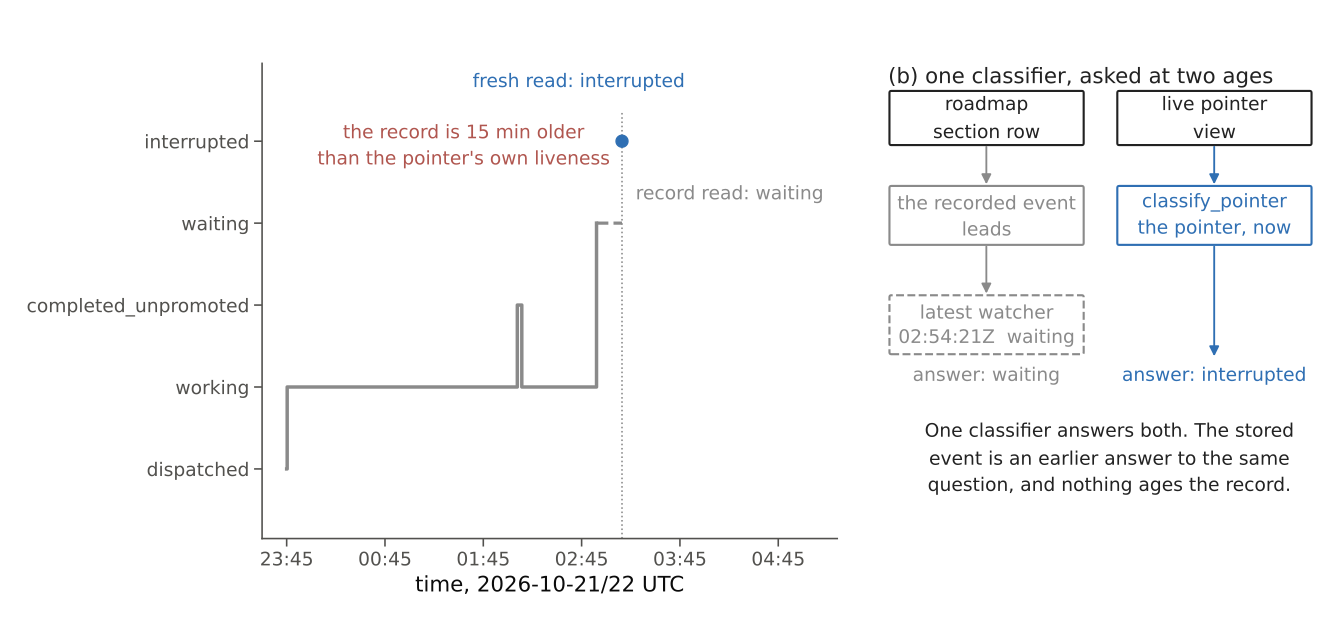

Write the Python code that produced this figure.
"""Draw the recorded run state beside the two readers that disagree over it.

Left panel: the watcher events one interrupted run of the power_convertor mount
recorded between dispatch and the measurement, as a step line, with the two
answers a reader could take at the measurement instant marked on it — waiting
from the stored event, interrupted from the classifier asked the pointer now.

Right panel: why the two answers differ. Both call sites reach the same
classifier; the roadmap-side one asks a recorded event first, and that event was
written fifteen minutes before the measurement, so an earlier answer to the same
question outranks a fresh one.

The save refuses to write a figure whose labels leave the canvas, collide, or
sit on a plotted line.

Run: python docs/figures/a-project-reads-as-one-picture/
     work-in-flight-sits-on-its-section/section_row_readers.py
"""

from __future__ import annotations

from datetime import datetime, timedelta
from pathlib import Path

import matplotlib.pyplot as plt
from matplotlib.patches import FancyArrowPatch, FancyBboxPatch
from matplotlib.text import Text

plt.style.use("data-ink")

RECORDED = "#8a8a8a"  # the stored event, and the state it carries
FRESH = "#2f6fb3"  # the classifier asked the pointer now
STALE = "#b0564f"  # the answer that disagrees
INK = "#222222"

DISPATCH = datetime(2026, 10, 21, 23, 45, 15)
TRANSITIONS = (
    (datetime(2026, 10, 21, 23, 45, 15), "dispatched"),
    (datetime(2026, 10, 21, 23, 45, 34), "working"),
    (datetime(2026, 10, 22, 2, 6, 1), "completed_unpromoted"),
    (datetime(2026, 10, 22, 2, 8, 45), "working"),
    (datetime(2026, 10, 22, 2, 54, 21), "waiting"),
)
MEASURED = datetime(2026, 10, 22, 3, 9, 54)

STATES = ("dispatched", "working", "completed_unpromoted", "waiting", "interrupted")

FIG_W, FIG_H = 14.0, 6.6

# Plotted polylines in data coordinates, so a label over one can be refused.
DATA_LINES: list[tuple] = []


def _hours(moment: datetime) -> float:
    return (moment - DISPATCH).total_seconds() / 3600.0


def _samples(vertices, per_segment: int = 24):
    points = []
    for (x0, y0), (x1, y1) in zip(vertices, vertices[1:]):
        for step in range(per_segment + 1):
            fraction = step / per_segment
            points.append((x0 + (x1 - x0) * fraction, y0 + (y1 - y0) * fraction))
    return points


def _check(fig, axis) -> None:
    """Refuse to write unless every label is on the canvas, clear of the others,
    and clear of the plotted lines."""
    fig.canvas.draw()
    renderer = fig.canvas.get_renderer()
    canvas = fig.bbox
    boxes = []
    for text in fig.findobj(Text):
        if not text.get_visible() or not text.get_text().strip():
            continue
        box = text.get_window_extent(renderer=renderer)
        if (
            box.x0 < canvas.x0 - 1
            or box.y0 < canvas.y0 - 1
            or box.x1 > canvas.x1 + 1
            or box.y1 > canvas.y1 + 1
        ):
            raise SystemExit(f"label outside the canvas: {text.get_text()!r}")
        boxes.append((box, text.get_text()))
    for index, (first, first_text) in enumerate(boxes):
        for second, second_text in boxes[index + 1 :]:
            if first.overlaps(second):
                raise SystemExit(f"labels overlap: {first_text!r} / {second_text!r}")

    transform = axis.transData.transform
    for vertices in DATA_LINES:
        for x, y in _samples(vertices):
            point = transform((x, y))
            for box, text in boxes:
                if box.contains(*point):
                    raise SystemExit(f"label sits on the plotted line: {text!r}")
    for x, y in DATA_MARKERS:
        point = transform((x, y))
        for box, text in boxes:
            if box.contains(*point):
                raise SystemExit(f"label covers a plotted point: {text!r}")


DATA_MARKERS: list[tuple[float, float]] = []


def _box(axis, x, y, w, h, text, color, *, dashed=False):
    axis.add_patch(
        FancyBboxPatch(
            (x, y),
            w,
            h,
            boxstyle="round,pad=0.02,rounding_size=0.04",
            linewidth=1.6,
            linestyle="--" if dashed else "-",
            edgecolor=color,
            facecolor="white",
        )
    )
    axis.text(
        x + w / 2,
        y + h / 2,
        text,
        ha="center",
        va="center",
        fontsize=14,
        color=color,
        linespacing=1.4,
    )


def _arrow(axis, start, end, color=RECORDED):
    axis.add_patch(
        FancyArrowPatch(
            start,
            end,
            arrowstyle="-|>",
            mutation_scale=15,
            linewidth=1.4,
            color=color,
            shrinkA=2,
            shrinkB=2,
        )
    )


def _timeline(axis) -> None:
    recorded = {name: index for index, name in enumerate(STATES)}
    top = len(STATES) - 0.05
    axis.set_xlim(_hours(DISPATCH) - 0.25, 5.6)
    axis.set_ylim(-0.85, top)
    axis.set_yticks([recorded[name] for name in STATES])
    axis.set_yticklabels(STATES, fontsize=14)

    vertices = [(_hours(TRANSITIONS[0][0]), recorded[TRANSITIONS[0][1]])]
    for moment, state in TRANSITIONS[1:]:
        vertices.append((_hours(moment), vertices[-1][1]))
        vertices.append((_hours(moment), recorded[state]))
    DATA_LINES.append(tuple(vertices))
    axis.plot(
        [x for x, _ in vertices],
        [y for _, y in vertices],
        color=RECORDED,
        linewidth=2.6,
        zorder=3,
    )

    carry = ((_hours(TRANSITIONS[-1][0]), recorded["waiting"]), (_hours(MEASURED), recorded["waiting"]))
    DATA_LINES.append(carry)
    axis.plot(
        [x for x, _ in carry],
        [y for _, y in carry],
        color=RECORDED,
        linewidth=2.4,
        linestyle="--",
        zorder=2,
    )

    axis.text(
        3.55,
        recorded["waiting"] + 0.35,
        "record read: waiting",
        fontsize=14,
        color=RECORDED,
        ha="left",
        va="center",
    )

    marker = (_hours(MEASURED), recorded["interrupted"])
    DATA_MARKERS.append(marker)
    axis.plot(
        [marker[0]],
        [marker[1]],
        marker="o",
        markersize=9,
        color=FRESH,
        zorder=5,
    )
    axis.text(
        4.05,
        recorded["interrupted"] + 0.72,
        "fresh read: interrupted",
        fontsize=14,
        color=FRESH,
        ha="right",
        va="center",
    )

    reference = ((_hours(MEASURED), -0.85), (_hours(MEASURED), 4.35))
    DATA_LINES.append(reference)
    axis.plot(
        [x for x, _ in reference],
        [y for _, y in reference],
        color=RECORDED,
        linewidth=1.2,
        linestyle=":",
        zorder=1,
    )
    axis.text(
        1.8,
        recorded["waiting"] + 0.95,
        "the record is 15 min older\nthan the pointer's own liveness",
        fontsize=14,
        color=STALE,
        ha="center",
        va="center",
        linespacing=1.5,
    )

    ticks = [0, 1, 2, 3, 4, 5]
    axis.set_xticks(ticks)
    axis.set_xticklabels(
        [(DISPATCH + timedelta(hours=hour)).strftime("%H:%M") for hour in ticks],
        fontsize=14,
    )
    axis.set_xlabel("time, 2026-10-21/22 UTC", fontsize=16)
    for side in ("top", "right"):
        axis.spines[side].set_visible(False)


def _readers(axis) -> None:
    axis.set_xlim(0, 10)
    axis.set_ylim(0, 10)
    axis.axis("off")
    axis.text(
        0.0,
        9.7,
        "(b) one classifier, asked at two ages",
        ha="left",
        va="center",
        fontsize=16,
        color=INK,
    )

    _box(axis, 0.05, 8.3, 4.35, 1.1, "roadmap\nsection row", INK)
    _box(axis, 5.2, 8.3, 4.35, 1.1, "live pointer\nview", INK)

    _box(axis, 0.05, 6.2, 4.35, 1.2, "the recorded event\nleads", RECORDED)
    _box(axis, 5.2, 6.2, 4.35, 1.2, "classify_pointer\nthe pointer, now", FRESH)

    _box(
        axis,
        0.05,
        3.9,
        4.35,
        1.2,
        "latest watcher\n02:54:21Z  waiting",
        RECORDED,
        dashed=True,
    )
    axis.text(2.22, 3.42, "answer: waiting", ha="center", va="center", fontsize=14, color=RECORDED)
    axis.text(7.37, 3.42, "answer: interrupted", ha="center", va="center", fontsize=14, color=FRESH)

    _arrow(axis, (2.22, 8.3), (2.22, 7.4))
    _arrow(axis, (7.37, 8.3), (7.37, 7.4), FRESH)
    _arrow(axis, (2.22, 6.2), (2.22, 5.1), RECORDED)
    _arrow(axis, (7.37, 6.2), (7.37, 3.78), FRESH)

    axis.text(
        5.0,
        1.7,
        "One classifier answers both. The stored\n"
        "event is an earlier answer to the same\n"
        "question, and nothing ages the record.",
        ha="center",
        va="center",
        fontsize=14,
        color=INK,
        linespacing=1.5,
    )


def main() -> None:
    DATA_LINES.clear()
    DATA_MARKERS.clear()
    figure, (timeline_axis, readers_axis) = plt.subplots(
        1, 2, figsize=(FIG_W, FIG_H), gridspec_kw={"width_ratios": [1.3, 1]}
    )
    _timeline(timeline_axis)
    _readers(readers_axis)
    figure.subplots_adjust(left=0.195, right=0.99, top=0.90, bottom=0.15, wspace=0.10)
    _check(figure, timeline_axis)
    out = Path(__file__).with_suffix(".svg")
    figure.savefig(out, format="svg", dpi=100)
    plt.close(figure)
    print(f"wrote {out}")


if __name__ == "__main__":
    main()
